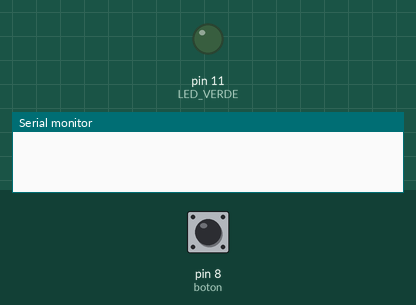
A sketch run on a simulated Arduino Uno, built with avr-gcc and run on an emulated ATmega328P. On the bench: output pins drawn as LEDs (lit = HIGH), the last lines printed to the serial monitor. Dashed ring = blinking. Inputs (shaded band) come from the test bench; at power-on: pin 8 (boton) LOW.

Above: at 1.2 s.
1.3 s: pin 8 (boton) pulled HIGH for 1 s
At 2.1 s:
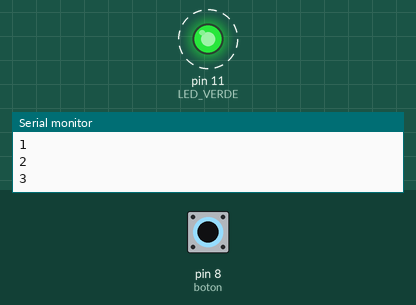
5.3 s: pin 8 (boton) pulled HIGH for 3.2 s
At 5.8 s:
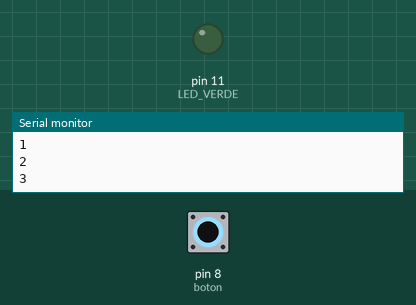
Timing chart, 0 to 8.3 s (numbered marks = the images above; inputs shaded):
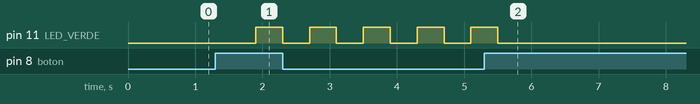

Measured:
- after the input at 1.3 s, pin 11 (LED_VERDE): alternates HIGH for 0.40 s and LOW for 0.40 s, starting after 0.60 s
- after the input at 5.3 s, pin 11 (LED_VERDE): goes on until 5.5 s, then stays LOW

The sketch:

e5_contador+LED.ino
```cpp
const int LED_VERDE = 11;
int estadoBoton = 0;
int contador = 0;

void setup() {

  pinMode(LED_VERDE, OUTPUT);
  pinMode(8, INPUT);

  Serial.begin(9600);

}

void loop() {

  estadoBoton = digitalRead(8);

  if (estadoBoton == HIGH) {

    contador = contador + 1;

    delay(200);

    Serial.println(contador);

  }

  if (contador == 3){

    digitalWrite(LED_VERDE, HIGH);
    delay(400);
    digitalWrite(LED_VERDE, LOW);
    delay(400);
  }

}
```

enc.cpp
```cpp
int boton = 8;
int estadoBoton = 0;
int led = 11;

void setup() {

  pinMode(led, OUTPUT);
  pinMode(boton, INPUT);

}

void loop() {

  estadoBoton = digitalRead(boton);

  if (estadoBoton == 1) {

    digitalWrite(led, HIGH);
    delay(300);
    digitalWrite(led, LOW);
    delay(300);

  } else {

    digitalWrite(led, LOW);

  }

}
```
